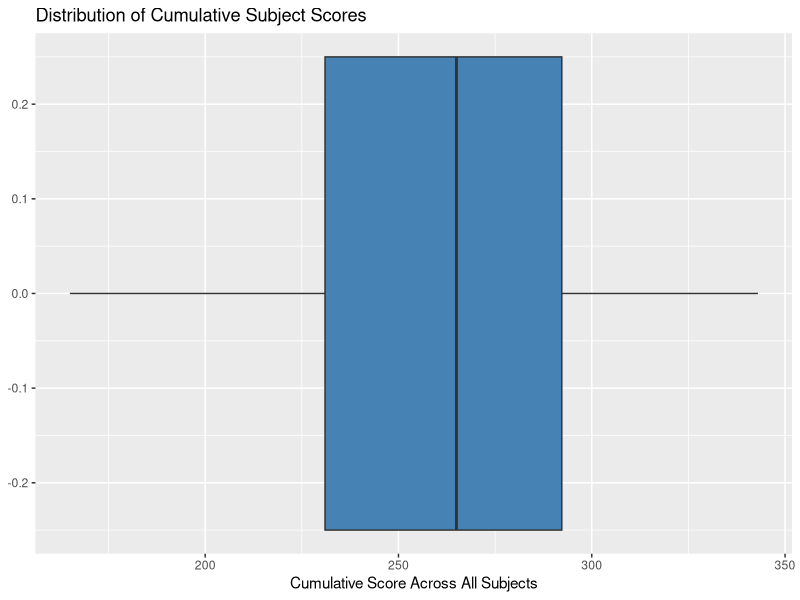
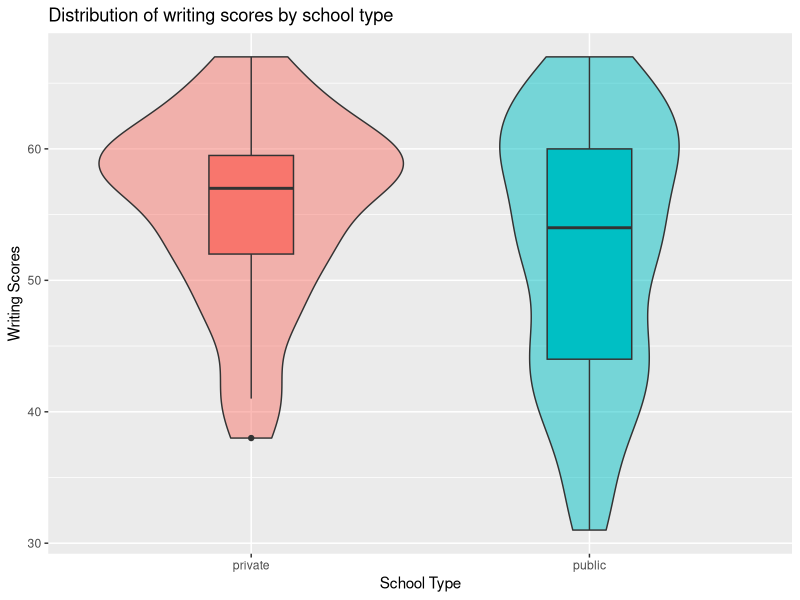
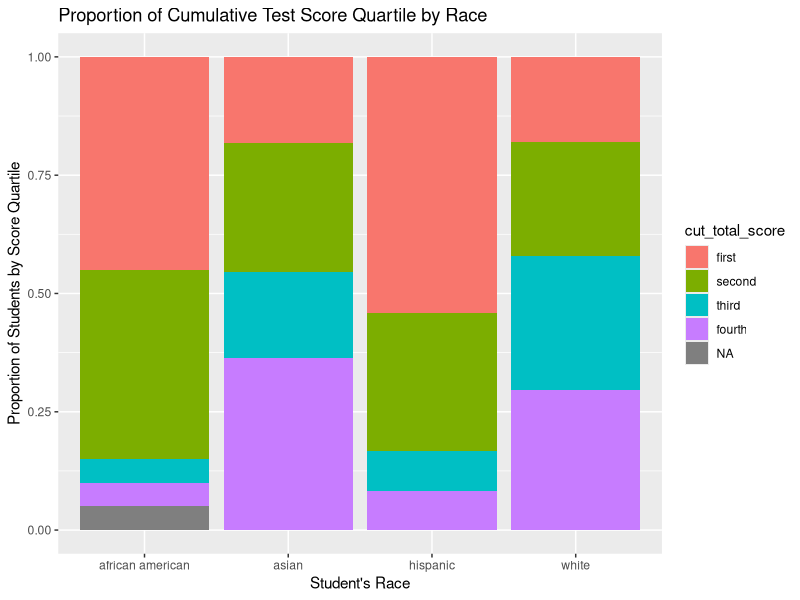
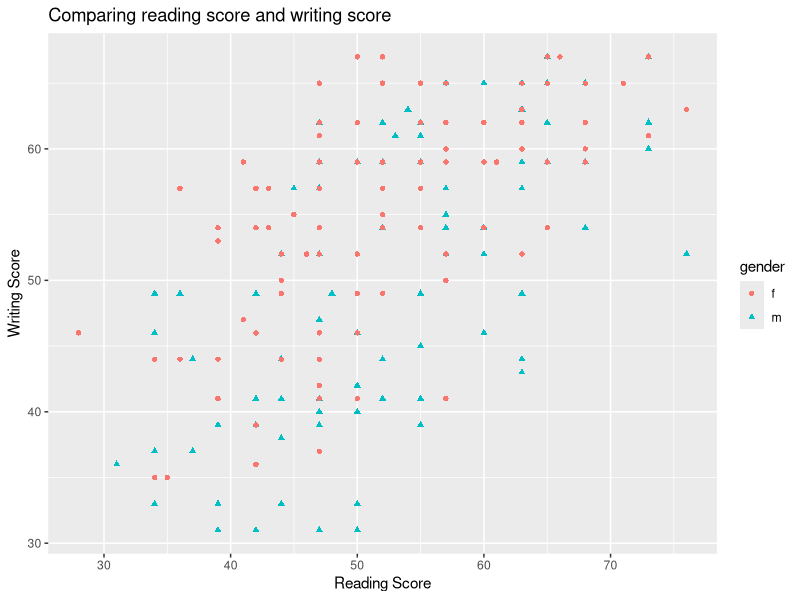
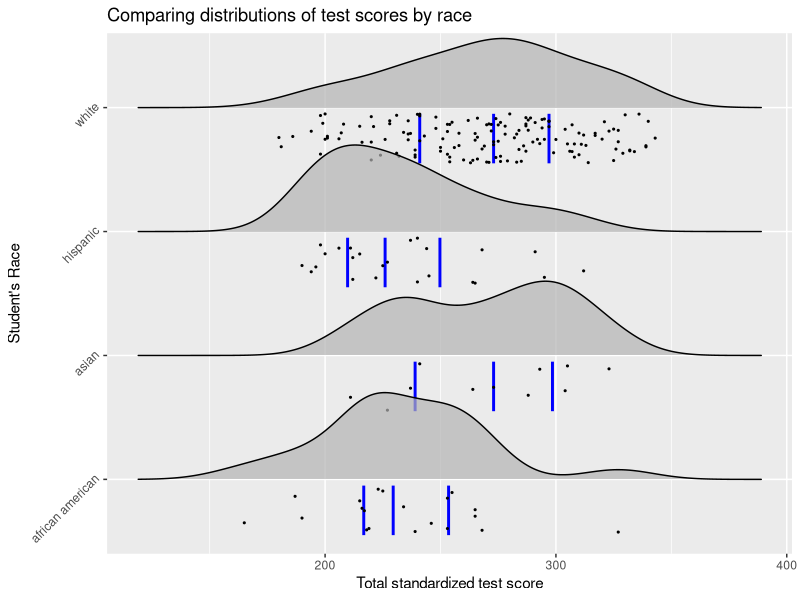
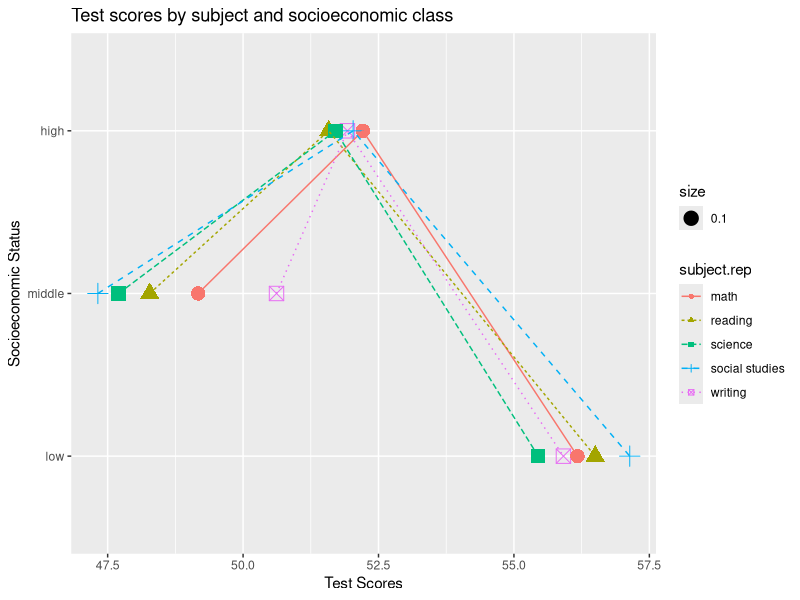

Here is the R script that generated these plots, in order:
## ---- chunk 1
hsb2=read.csv("hsb2.csv")
hsb2$gender=factor(hsb2$gender)
hsb2$race=factor(hsb2$race)
hsb2$ses=factor(hsb2$ses,labels=c("low","middle","high"))
hsb2$total_score=hsb2$read+hsb2$write+hsb2$math+hsb2$science+hsb2$socst
hsb2$cut_total_score=cut(hsb2$total_score,
breaks=quantile(hsb2$total_score,probs=seq(0,1,0.25)),                                    labels=c("first","second","third","fourth"))
attach(hsb2)
library(ggplot2)
library(ggridges)
## ---- chunk 2
ggplot(hsb2,aes(x=total_score))+
  geom_boxplot(width=0.5,fill="steelblue")+
  xlab("Cumulative Score Across All Subjects")+
  ggtitle("Distribution of Cumulative Subject Scores")
## ---- chunk 3
ggplot(hsb2, aes(x=schtyp,y=write))+
  geom_violin(aes(fill=schtyp),alpha=0.5)+
  guides(fill="none")+
  xlab("School Type")+
  ylab("Writing Scores")+
  ggtitle("Distribution of writing scores by school type")+
  geom_boxplot(width=0.25,aes(fill=schtyp))
## ---- chunk 4
ggplot(hsb2, aes(x=race,fill=cut_total_score))+
  geom_bar(position="fill")+
  xlab("Student's Race")+
  ylab("Proportion of Students by Score Quartile")+
  guides(title="Score Quartile")+
  scale_color_discrete("Cumulative Score Quartile")+
  ggtitle("Proportion of Cumulative Test Score Quartile by Race")
## ---- chunk 5
ggplot(hsb2, aes(x=read,y=write))+
  geom_point(aes(color=gender,shape=gender))+
  xlab("Reading Score")+
  ylab("Writing Score")+
  ggtitle("Comparing reading score and writing score")
## ---- chunk 6
ggplot(hsb2,aes(x=total_score,y=race))+
    geom_density_ridges(
      jittered_points=TRUE, quantile_lines=TRUE,scale=0.7,alpha=0.7,
      vline_width=1,vline_color="blue", point_size=0.4,point_alpha=1,
      position = position_raincloud(adjust_vlines = TRUE))+
  xlab("Total standardized test score")+
  ylab("Student's Race")+
  ggtitle("Comparing distributions of test scores by race")+
  scale_y_discrete(guide=guide_axis(angle=45))
## ---- chunk 7
ses.low = c(mean(read[ses == "low"]), mean(write[ses == "low"]), mean(math[ses == "low"]), mean(science[ses == "low"]), mean(socst[ses == "low"]))
ses.middle = c(mean(read[ses == "middle"]), mean(write[ses == "middle"]), mean(math[ses == "middle"]), mean(science[ses == "middle"]), mean(socst[ses == "middle"]))
ses.high = c(mean(read[ses == "high"]), mean(write[ses == "high"]), mean(math[ses == "high"]), mean(science[ses == "high"]), mean(socst[ses == "high"]))
ses.rep = factor(rep(levels(ses), each = 5), levels = c("low", "middle", "high"), ordered = TRUE)
subject.rep = rep(c("reading", "writing", "math", "science", "social studies"), times = 3)
scores = c(ses.low, ses.middle, ses.high)

new.df = data.frame(ses.rep, subject.rep, scores)


ggplot(new.df, aes(x = scores, y = ses.rep, group = subject.rep)) + 
  geom_point(aes(color = subject.rep,shape=subject.rep,size=0.1)) + 
  geom_line(aes(color = subject.rep,linetype=subject.rep))+
  xlab("Test Scores")+
  ylab("Socioeconomic Status")+
  ggtitle("Test scores by subject and socioeconomic class")+
  labs(alt="A line chart with points showing average test scores by subject 
       compared with the student's socioeconomic status. 
       Universally, without exception, the average test scores 
       for all subjects increase with socioeconomic class.")
